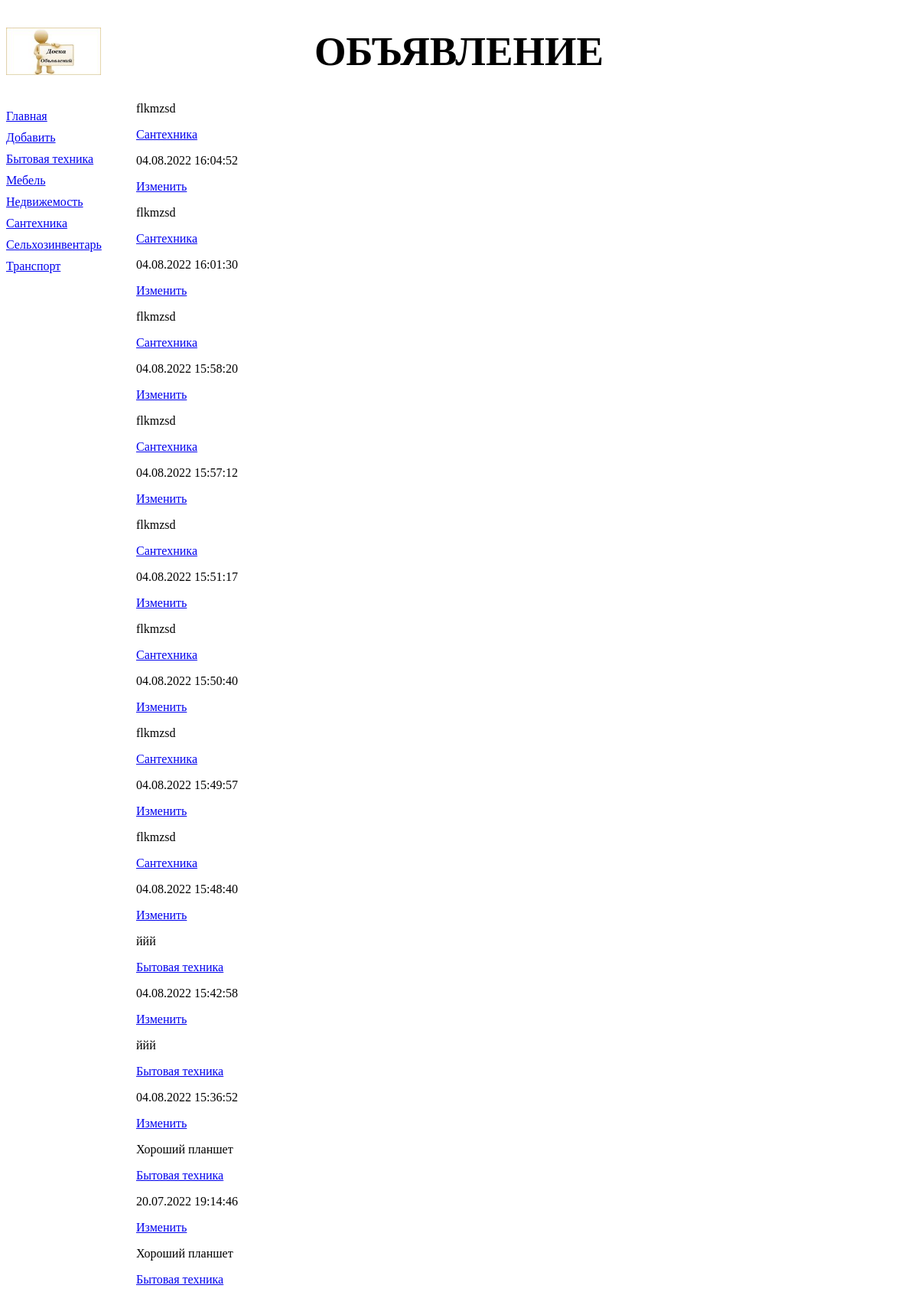
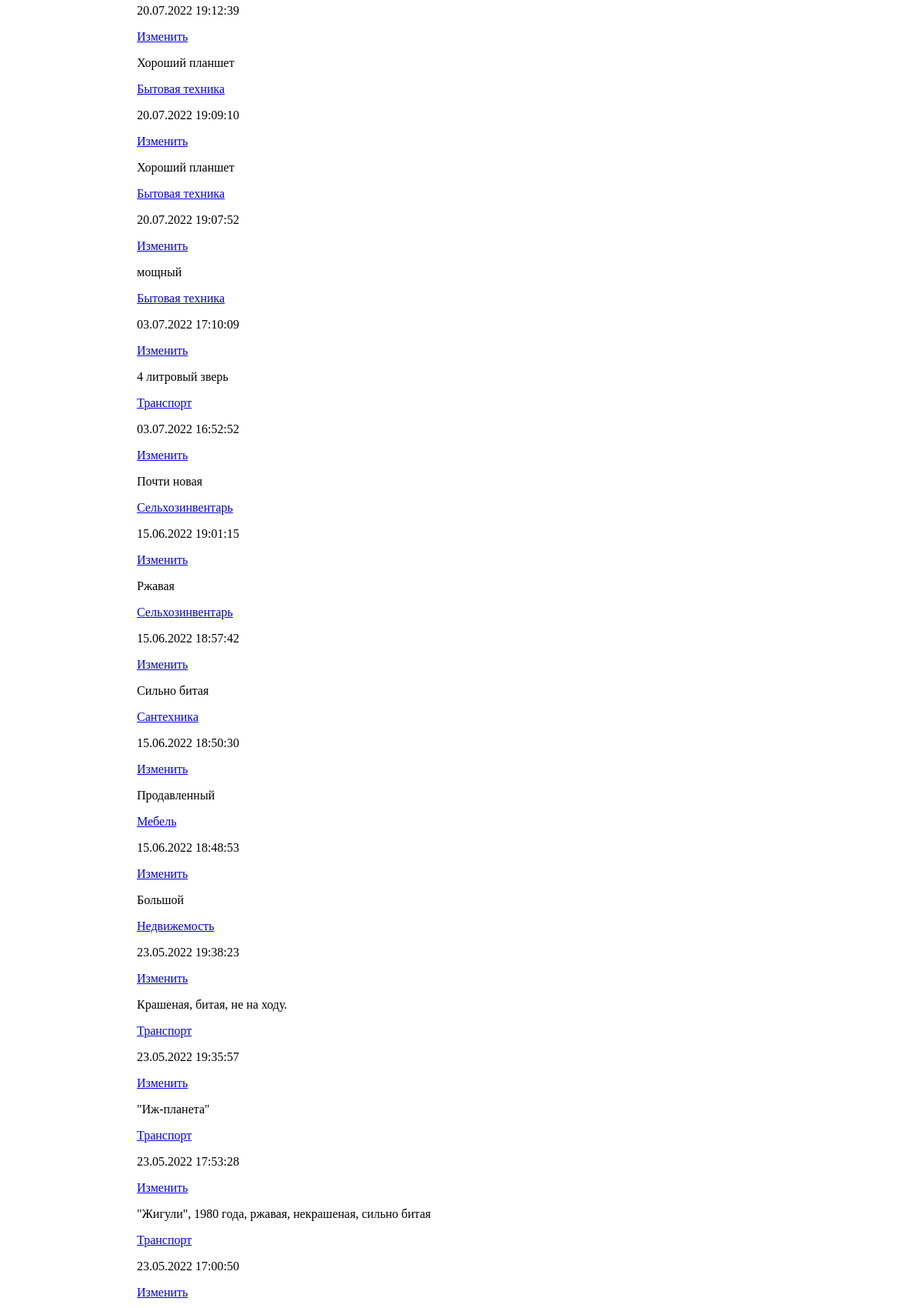
/bboard/ (upper part), run on the app's committed database (2 pictures, top to bottom).
### bboard/models.py (models this page shows, shortened)
class Rubric(models.Model):
    name = models.CharField(max_length=20, db_index=True,
                            verbose_name='Название')
    class Meta:
        verbose_name_plural = 'Рубрики'
        verbose_name = 'Рубрика'
        ordering = ['name']

class Bb(models.Model):
    title = models.CharField(max_length=50, verbose_name='Товар')
    content = models.TextField(null=True, blank=True,
                               verbose_name='Описание')
    price = models.FloatField(null=True, blank=True, verbose_name='Цена')
    published = models.DateTimeField(auto_now_add=True, db_index=True,
                                     verbose_name='Опубликовано')
    rubric = models.ForeignKey('Rubric', null=True,
                               on_delete=models.PROTECT, verbose_name='Рубрика')
    class Meta:
        verbose_name_plural = 'Объявление'
        verbose_name = 'Объявление'
        ordering = ['-published']

### bboard/views.py (the view)
# urls.py: path('', index, name='index'),
def index(request):
    bbs = Bb.objects.all()
    rubrics = Rubric.objects.all()
    context = {'bbs': bbs, 'rubrics': rubrics}
    return TemplateResponse(request, 'bboard/index.html', context=context)

### bboard/templates/bboard/index.html
{% extends "layout/basic.html" %}
{% block content %}
{% for bb in bbs %}
<div>
    <p>{{ bb.content }}</p>
    <p><a href="/bboard/{{ bb.rubric.pk }}/">
            {{ bb.rubric.name }}
    </a></p>
    <p>{{ bb.published|date:"d.m.Y H:i:s" }}</p>
    <p><a href="bb_form/{{ bb.rubric.pk }}/">
            Изменить
    </a></p>
</div>
{% endfor %}
{% endblock %}

### bboard/templates/layout/basic.html (shortened to what this page needs)
{% load static %}
<!DOCTYPE html>
<html lang="en">
<head>
    <link rel="stylesheet" type="text/css"
    href="{% static 'style.css' %}">
</head>
<body>
    <header>
        <h1>Объявление</h1>
    </header>
    <nav>
        <a href="{% url 'index' %}">Главная</a>
        <a href="{% url 'add' %}">Добавить</a>
        {% for rubric in rubrics %}
        <a href="{% url 'by_rubric' rubric.pk %}">{{ rubric.name }}</a>
        {% endfor %}
    </nav>
    <section>
        {% block content %}
        {% endblock %}
    </section>
</body>
</html>

### bboard/static/style.css (style rules this page uses)
header h1 { font-size: 40pt; text-transform: uppercase; text-align: center; background: url("bg.jpg") left / auto 100% no-repeat; }
nav { front_size: 16pt; width: 150px; float: left; }
nav a { display: block; margin: 10px 0px; }
section { margin-left: 170px; }

### data on the page
Rubric: name "Бытовая техника"
Rubric: name "Мебель"
Rubric: name "Недвижемость"
Rubric: name "Сантехника"
Rubric: name "Сельхозинвентарь"
Rubric: name "Транспорт"
Bb: content "flkmzsd", rubric.name "Сантехника", published "04.08.2022 16:04:52"
Bb: content "flkmzsd", rubric.name "Сантехника", published "04.08.2022 16:01:30"
Bb: content "flkmzsd", rubric.name "Сантехника", published "04.08.2022 15:58:20"
Bb: content "flkmzsd", rubric.name "Сантехника", published "04.08.2022 15:57:12"
Bb: content "flkmzsd", rubric.name "Сантехника", published "04.08.2022 15:51:17"
Bb: content "flkmzsd", rubric.name "Сантехника", published "04.08.2022 15:50:40"
Bb: content "flkmzsd", rubric.name "Сантехника", published "04.08.2022 15:49:57"
Bb: content "flkmzsd", rubric.name "Сантехника", published "04.08.2022 15:48:40"
Bb: content "ййй", rubric.name "Бытовая техника", published "04.08.2022 15:42:58"
Bb: content "ййй", rubric.name "Бытовая техника", published "04.08.2022 15:36:52"
Bb: content "Хороший планшет", rubric.name "Бытовая техника", published "20.07.2022 19:14:46"
Bb: content "Хороший планшет", rubric.name "Бытовая техника", published "20.07.2022 19:12:39"
Bb: content "Хороший планшет", rubric.name "Бытовая техника", published "20.07.2022 19:09:10"
Bb: content "Хороший планшет", rubric.name "Бытовая техника", published "20.07.2022 19:07:52"
Bb: content "мощный", rubric.name "Бытовая техника", published "03.07.2022 17:10:09"
Bb: content "4 литровый зверь", rubric.name "Транспорт", published "03.07.2022 16:52:52"
Bb: content "Почти новая", rubric.name "Сельхозинвентарь", published "15.06.2022 19:01:15"
Bb: content "Ржавая", rubric.name "Сельхозинвентарь", published "15.06.2022 18:57:42"
Bb: content "Сильно битая", rubric.name "Сантехника", published "15.06.2022 18:50:30"
Bb: content "Продавленный", rubric.name "Мебель", published "15.06.2022 18:48:53"
Bb: content "Большой", rubric.name "Недвижемость", published "23.05.2022 19:38:23"
Bb: content "Крашеная, битая, не на ходу.", rubric.name "Транспорт", published "23.05.2022 19:35:57"
Bb: content "\"Иж-планета\"", rubric.name "Транспорт", published "23.05.2022 17:53:28"
Bb: content "\"Жигули\", 1980 года, ржавая, некрашеная, сильно битая", rubric.name "Транспорт", published "23.05.2022 17:00:50"
